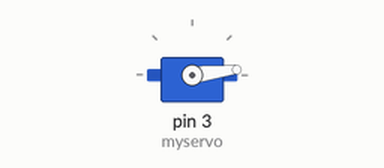
Recording of a sketch running on a simulated Arduino Uno, built with avr-gcc and run on an emulated ATmega328P. Shown: servo.

Above: at 0.05 s.
At 0.85 s:
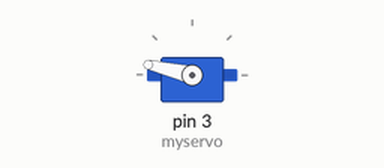
At 1.2 s:
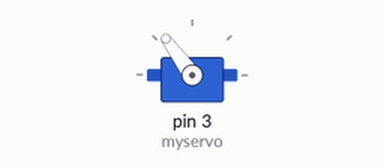
At 1.7 s:
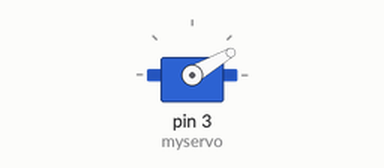
Timing chart, 0 to 4.2 s (numbered marks = the images above):
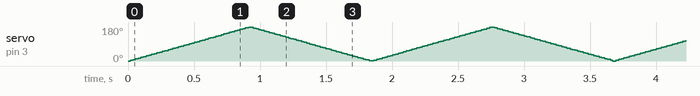

The sketch:

servo.ino
```cpp
#include <Servo.h>

Servo myservo; // create servo object to control a servo
// twelve servo objects can be created on most boards
int pos = 0; // variable to store the servo position

void setup() {
  myservo.attach(3); // attaches the servo on pin 3 to the servo object
}

void loop() {
  for (pos = 0; pos <= 180; pos += 1) {
    myservo.write(pos);
    delay(5); // waits 15ms to reach position
  }
  for (pos = 180; pos >= 0; pos -= 1) {
    myservo.write(pos);
    delay(5);
  }
}
```
